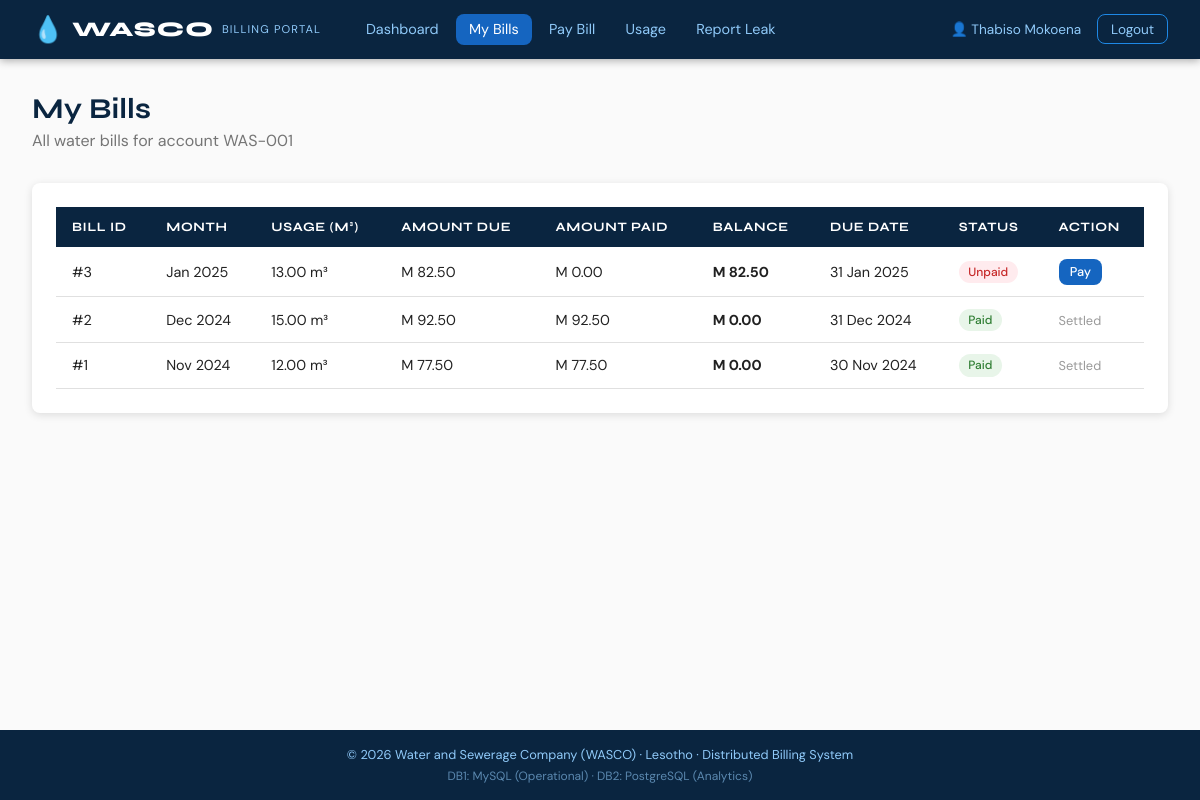
The app's page /pages/my_bills.php (signed in) with its own data.
### tables this page shows
CREATE TABLE bills (
    bill_id INT PRIMARY KEY AUTO_INCREMENT,
    account_number VARCHAR(20) NOT NULL,
    billing_month DATE NOT NULL,
    units_consumed DECIMAL(10,2) NOT NULL,
    amount_due DECIMAL(10,2) NOT NULL,
    due_date DATE NOT NULL,
    payment_status ENUM('unpaid','partial','paid','overdue') DEFAULT 'unpaid',
    generated_at TIMESTAMP DEFAULT CURRENT_TIMESTAMP,
    FOREIGN KEY (account_number) REFERENCES customers(account_number)
);

### pages/my_bills.php (the view, shortened to what this page needs)
<?php
$db = getDB1();
$acc = $_SESSION['account_number'];
$stmt = $db->prepare("SELECT b.*, COALESCE(SUM(p.amount_paid),0) as paid_amount
                      FROM bills b
                      LEFT JOIN payments p ON b.bill_id = p.bill_id
                      WHERE b.account_number = ?
                      GROUP BY b.bill_id
                      ORDER BY b.billing_month DESC");
$stmt->execute([$acc]);
$bills = $stmt->fetchAll();
include __DIR__ . '/../includes/header.php';
?>
<div class="page-header">
    <h1>My Bills</h1>
    <p>All water bills for account <?= $acc ?></p>
</div>
<div class="card">
    <div class="table-wrap">
        <table>
            <thead>
                <tr>
                    <th>Bill ID</th>
                    <th>Month</th>
                    <th>Usage (m³)</th>
                    <th>Amount Due</th>
                    <th>Amount Paid</th>
                    <th>Balance</th>
                    <th>Due Date</th>
                    <th>Status</th>
                    <th>Action</th>
                </tr>
            </thead>
            <tbody>
            <?php foreach ($bills as $b):
                $balance = $b['amount_due'] - $b['paid_amount'];
            ?>
            <tr>
                <td>#<?= $b['bill_id'] ?></td>
                <td><?= date('M Y', strtotime($b['billing_month'])) ?></td>
                <td><?= $b['units_consumed'] ?> m³</td>
                <td>M <?= number_format($b['amount_due'], 2) ?></td>
                <td>M <?= number_format($b['paid_amount'], 2) ?></td>
                <td><strong>M <?= number_format($balance, 2) ?></strong></td>
                <td><?= date('d M Y', strtotime($b['due_date'])) ?></td>
                <td><span class="badge badge-<?= $b['payment_status'] ?>"><?= ucfirst($b['payment_status']) ?></span></td>
                <td>
                    <?php if ($balance > 0): ?>
                    <a href="<?= BASE_URL ?>/pages/pay_bill.php?bill_id=<?= $b['bill_id'] ?>" class="btn btn-primary btn-sm">Pay</a>
                    <?php else: ?>
                    <span style="color:#999;font-size:.8rem">Settled</span>
                    <?php endif; ?>
                </td>
            </tr>
            <?php endforeach; ?>
            </tbody>
        </table>
    </div>
</div>
<?php include __DIR__ . '/../includes/footer.php'; ?>

### assets/css/style.css (style rules this page uses)
:root { --blue-900: #0a2540; --blue-700: #0d47a1; --blue-500: #1565c0; --blue-400: #1e88e5; --blue-200: #90caf9; --blue-100: #e3f2fd; --teal: #00796b; --teal-lt: #b2dfdb; --green: #2e7d32; --red: #c62828; --orange: #e65100; --white: #ffffff; --grey-50: #fafafa; --grey-100: #f5f5f5; --grey-300: #e0e0e0; --grey-600: #757575; --grey-900: #212121; --radius: 8px; --shadow: 0 2px 8px rgba(0,0,0,.12); --shadow-md:0 4px 16px rgba(0,0,0,.15); }
* { box-sizing: border-box; margin: 0; padding: 0; }
body { font-family: 'DM Sans', sans-serif; background: var(--grey-50); color: var(--grey-900); min-height: 100vh; display: flex; flex-direction: column; }
h1, h2, h3, h4 { font-family: 'Syne', sans-serif; }
.page-header { margin-bottom: 2rem; }
.page-header h1 { font-size: 1.8rem; color: var(--blue-900); }
.page-header p { color: var(--grey-600); margin-top: .3rem; }
.card { background: white; border-radius: var(--radius); box-shadow: var(--shadow); padding: 1.5rem; margin-bottom: 1.5rem; }
.table-wrap { overflow-x: auto; }
table { width: 100%; border-collapse: collapse; font-size: .9rem; }
thead th { background: var(--blue-900); color: white; padding: .75rem 1rem; text-align: left; font-family: 'Syne', sans-serif; font-size: .8rem; letter-spacing: .05em; text-transform: uppercase; }
tbody tr { border-bottom: 1px solid var(--grey-300); transition: background .15s; }
tbody td { padding: .7rem 1rem; }
.badge { display: inline-block; padding: .2rem .6rem; border-radius: 20px; font-size: .75rem; font-weight: 500; }
.badge-paid { background: #e8f5e9; color: var(--green); }
.badge-unpaid { background: #ffebee; color: var(--red); }
.btn { display: inline-block; padding: .55rem 1.2rem; border-radius: var(--radius); font-family: 'DM Sans', sans-serif; font-size: .9rem; font-weight: 500; cursor: pointer; border: none; text-decoration: none; transition: opacity .2s, transform .1s; }
.btn-primary { background: var(--blue-500); color: white; }
.btn-sm { padding: .3rem .7rem; font-size: .8rem; }

### records on screen
bills: bill_id "3", billing_month "Jan 2025", units_consumed "13.00", amount_due "82.50", paid_amount "0.00", due_date "31 Jan 2025", payment_status "Unpaid"
bills: bill_id "2", billing_month "Dec 2024", units_consumed "15.00", amount_due "92.50", paid_amount "92.50", balance "0.00", due_date "31 Dec 2024", payment_status "Paid", shows "Settled"
bills: bill_id "1", billing_month "Nov 2024", units_consumed "12.00", amount_due "77.50", paid_amount "77.50", balance "0.00", due_date "30 Nov 2024", payment_status "Paid", shows "Settled"

### other values on screen
$name "Thabiso Mokoena"
$acc "WAS-001"
